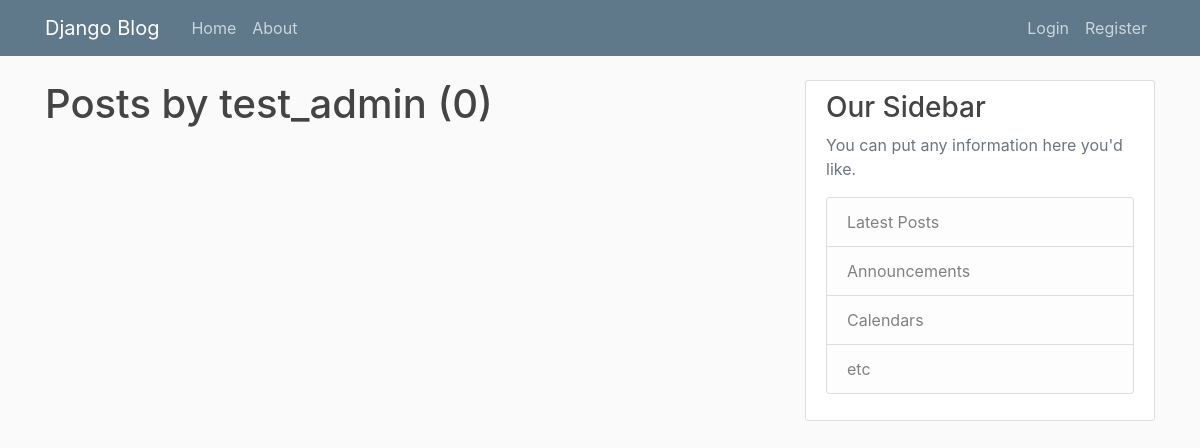
/user/test_admin, run on an earlier commit of the app's database.
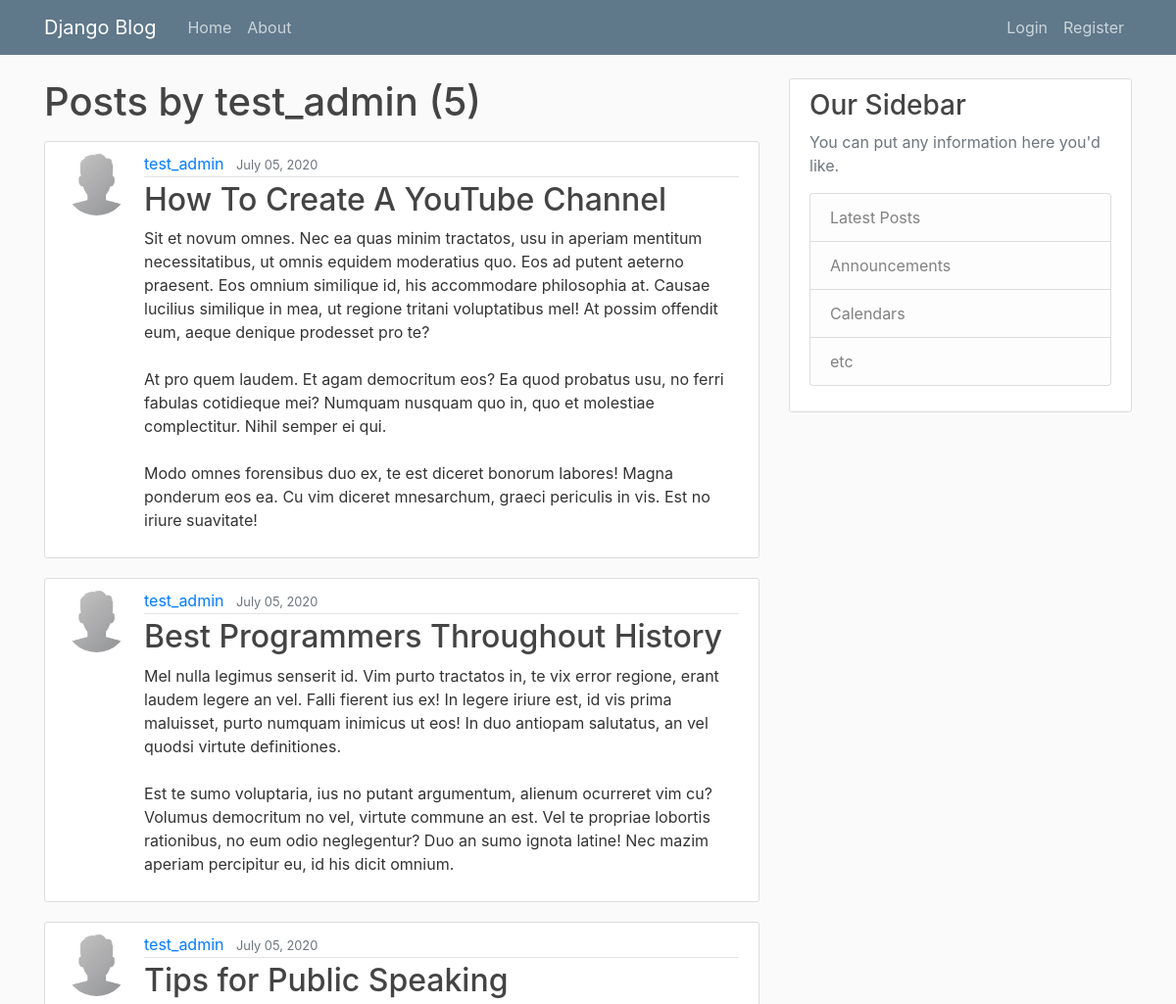
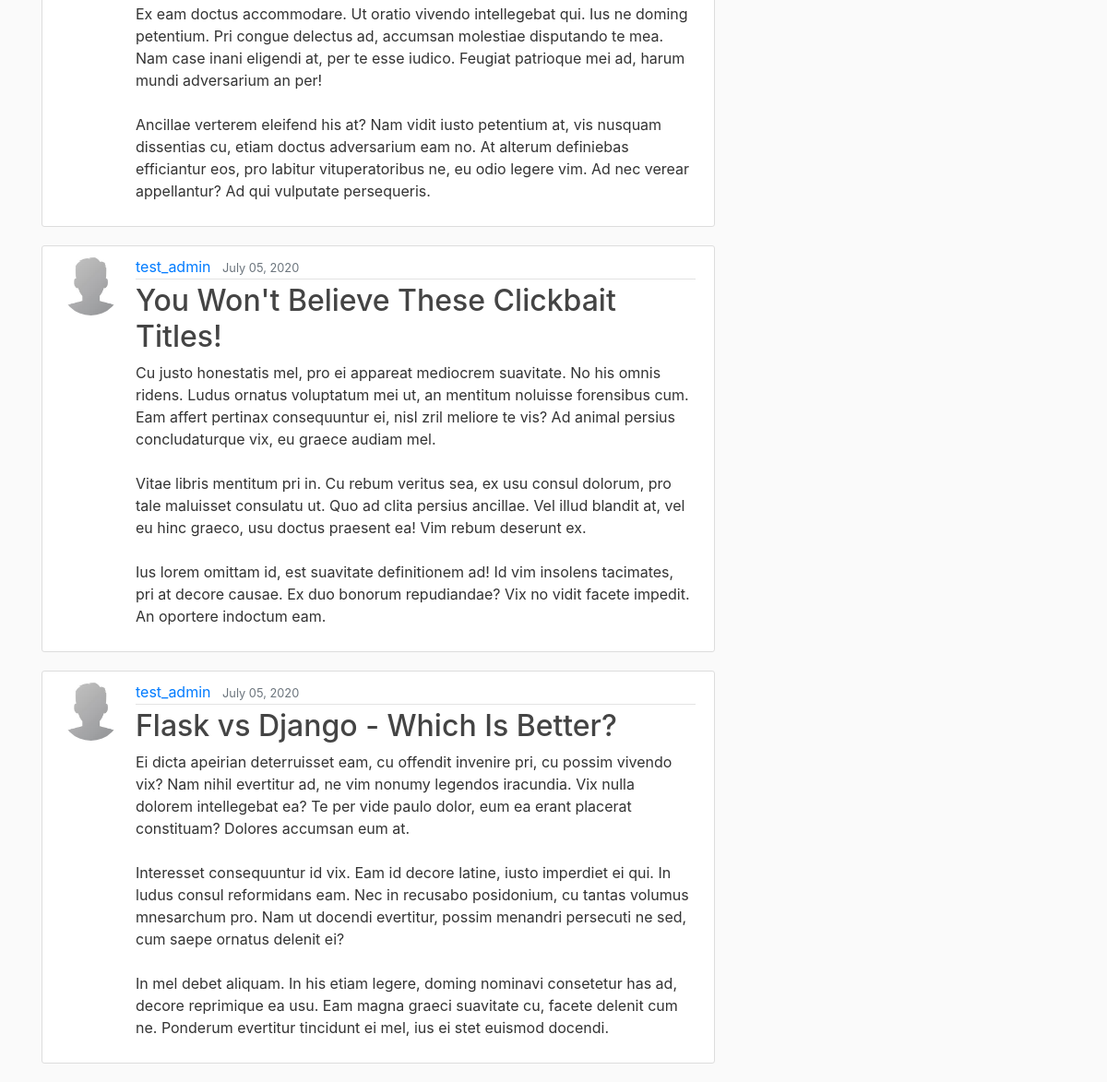
And on a later commit of the database (2 pictures, top to bottom).
### blog/models.py (models this page shows, shortened)
class Post(models.Model):
    title=models.CharField(max_length=100)
    content=models.TextField()
    date_posted=models.DateTimeField(default=timezone.now)
    author=models.ForeignKey(User,on_delete=models.CASCADE)

### users/models.py (models this page shows, shortened)
class Profile(models.Model):
    user= models.OneToOneField(User, on_delete=models.CASCADE)
    image= models.ImageField(default='default.jpg', upload_to='profile_pics')

### blog/views.py (the view)
# urls.py: path('user/<str:username>', UserPostListView.as_view(), name='user-posts'),
class UserPostListView(ListView):
    model = Post
    template_name = 'blog/user_posts.html'  # <app>/<model>_<viewtype>.html
    context_object_name = 'posts'
    paginate_by = 5
    def get_queryset(self):
        user = get_object_or_404(User, username=self.kwargs.get('username'))
        return Post.objects.filter(author=user).order_by('-date_posted')

### blog/templates/blog/user_posts.html (shortened to what this page needs)
{% extends "blog/base.html" %}
{% block content %}
    <h1 class="mb-3">Posts by {{ view.kwargs.username }} ({{ page_obj.paginator.count }})</h1>
    {% for post in posts %}
        <article class="media content-section">
          <img class="rounded-circle article-img" src="{{ post.author.profile.image.url }}">
          <div class="media-body">
            <div class="article-metadata">
              <a class="mr-2" href="{% url 'user-posts' post.author.username %}">{{ post.author }}</a>
              <small class="text-muted">{{ post.date_posted|date:"F d, Y" }}</small>
            </div>
            <h2><a class="article-title" href="{% url 'post-detail' post.id %}">{{ post.title }}</a></h2>
            <p class="article-content">{{ post.content }}</p>
          </div>
        </article>
    {% endfor %}
{% endblock content %}

### blog/templates/blog/base.html (shortened to what this page needs)
{% load static %}
<!DOCTYPE html>
<html>
<head>
<link rel="stylesheet" href="https://stackpath.bootstrapcdn.com/bootstrap/4.3.1/css/bootstrap.min.css">
<link rel="stylesheet" type="text/css" href="{% static 'blog/main.css' %}">
</head>
<body>
    <header class="site-header">
        <nav class="navbar navbar-expand-md navbar-dark bg-steel fixed-top">
          <div class="container">
            <a class="navbar-brand mr-4" href={% url 'blog-home' %}>Django Blog</a>
            <div class="collapse navbar-collapse" id="navbarToggle">
              <div class="navbar-nav mr-auto">
                <a class="nav-item nav-link" href="{% url 'blog-home' %}">Home</a>
                <a class="nav-item nav-link" href="{% url 'blog-about' %}">About</a>
              </div>
              <div class="navbar-nav">
                {% if user.is_authenticated %}
                  <a class="nav-item nav-link" href="{% url 'post-create' %}">New Post</a>
                  <a class="nav-item nav-link" href="{% url 'profile' %}">Profile</a>
                  <a class="nav-item nav-link" href="{% url 'logout' %}">Logout</a>
                {% else %}
                  <a class="nav-item nav-link" href="{% url 'login' %}">Login</a>
                  <a class="nav-item nav-link" href="{% url 'register' %}">Register</a>
                {% endif %}
              </div>
            </div>
          </div>
        </nav>
    </header>
 <main role="main" class="container">
    <div class="row">
      <div class="col-md-8">
        {% block content %}{% endblock %}
      </div>
      <div class="col-md-4">
        <div class="content-section">
          <h3>Our Sidebar</h3>
          <p class='text-muted'>You can put any information here you'd like.
            <ul class="list-group">
              <li class="list-group-item list-group-item-light">Latest Posts</li>
              <li class="list-group-item list-group-item-light">Announcements</li>
              <li class="list-group-item list-group-item-light">Calendars</li>
              <li class="list-group-item list-group-item-light">etc</li>
            </ul>
          </p>
        </div>
      </div>
    </div>
 </main>
</body>
</html>

### blog/static/blog/main.css (style rules this page uses)
body { background: #fafafa; color: #333333; margin-top: 5rem; }
h1, h2, h3, h4, h5, h6 { color: #444444; }
ul { margin: 0; }
.bg-steel { background-color: #5f788a; }
.site-header .navbar-nav .nav-link { color: #cbd5db; }
.content-section { background: #ffffff; padding: 10px 20px; border: 1px solid #dddddd; border-radius: 3px; margin-bottom: 20px; }
.article-title { color: #444444; }
.article-content { white-space: pre-line; }
.article-img { height: 65px; width: 65px; margin-right: 16px; }
.article-metadata { padding-bottom: 1px; margin-bottom: 4px; border-bottom: 1px solid #e3e3e3 }

What changed in the data, as far as the page shows it:
added Post: author.profile.image (placeholder picture), author "test_admin", date_posted "July 05, 2020", title "How To Create A YouTube Channel", content "Sit et novum omnes. Nec ea quas minim tractatos, usu in aperiam mentitum necessitatibus, ut omnis equidem moderatius quo. Eos ad putent aeterno praesent. Eos omnium similique id, his accommodare philosophia at. Causae lucilius similique in mea, ut regione tritani voluptatibus mel! At possim offendit eum, aeque denique prodesset pro te? At pro quem laudem. Et agam democritum eos? Ea quod probatus usu, no ferri fabulas cotidieque mei? Numquam nusquam quo in, quo et molestiae complectitur. Nihil semper ei qui. Modo omnes forensibus duo ex, te est diceret bonorum labores! Magna ponderum eos ea. Cu vim diceret mnesarchum, graeci periculis in vis. Est no iriure suavitate!"
added Post: author.profile.image (placeholder picture), author "test_admin", date_posted "July 05, 2020", title "Best Programmers Throughout History", content "Mel nulla legimus senserit id. Vim purto tractatos in, te vix error regione, erant laudem legere an vel. Falli fierent ius ex! In legere iriure est, id vis prima maluisset, purto numquam inimicus ut eos! In duo antiopam salutatus, an vel quodsi virtute definitiones. Est te sumo voluptaria, ius no putant argumentum, alienum ocurreret vim cu? Volumus democritum no vel, virtute commune an est. Vel te propriae lobortis rationibus, no eum odio neglegentur? Duo an sumo ignota latine! Nec mazim aperiam percipitur eu, id his dicit omnium."
added Post: author.profile.image (placeholder picture), author "test_admin", date_posted "July 05, 2020", title "Tips for Public Speaking", content "Ex eam doctus accommodare. Ut oratio vivendo intellegebat qui. Ius ne doming petentium. Pri congue delectus ad, accumsan molestiae disputando te mea. Nam case inani eligendi at, per te esse iudico. Feugiat patrioque mei ad, harum mundi adversarium an per! Ancillae verterem eleifend his at? Nam vidit iusto petentium at, vis nusquam dissentias cu, etiam doctus adversarium eam no. At alterum definiebas efficiantur eos, pro labitur vituperatoribus ne, eu odio legere vim. Ad nec verear appellantur? Ad qui vulputate persequeris."
added Post: author.profile.image (placeholder picture), author "test_admin", date_posted "July 05, 2020", title "You Won't Believe These Clickbait Titles!", content "Cu justo honestatis mel, pro ei appareat mediocrem suavitate. No his omnis ridens. Ludus ornatus voluptatum mei ut, an mentitum noluisse forensibus cum. Eam affert pertinax consequuntur ei, nisl zril meliore te vis? Ad animal persius concludaturque vix, eu graece audiam mel. Vitae libris mentitum pri in. Cu rebum veritus sea, ex usu consul dolorum, pro tale maluisset consulatu ut. Quo ad clita persius ancillae. Vel illud blandit at, vel eu hinc graeco, usu doctus praesent ea! Vim rebum deserunt ex. Ius lorem omittam id, est suavitate definitionem ad! Id vim insolens tacimates, pri at decore causae. Ex duo bonorum repudiandae? Vix no vidit facete impedit. An oportere indoctum eam."
added Post: author.profile.image (placeholder picture), author "test_admin", date_posted "July 05, 2020", title "Flask vs Django - Which Is Better?", content "Ei dicta apeirian deterruisset eam, cu offendit invenire pri, cu possim vivendo vix? Nam nihil evertitur ad, ne vim nonumy legendos iracundia. Vix nulla dolorem intellegebat ea? Te per vide paulo dolor, eum ea erant placerat constituam? Dolores accumsan eum at. Interesset consequuntur id vix. Eam id decore latine, iusto imperdiet ei qui. In ludus consul reformidans eam. Nec in recusabo posidonium, cu tantas volumus mnesarchum pro. Nam ut docendi evertitur, possim menandri persecuti ne sed, cum saepe ornatus delenit ei? In mel debet aliquam. In his etiam legere, doming nominavi consetetur has ad, decore reprimique ea usu. Eam magna graeci suavitate cu, facete delenit cum ne. Ponderum…"
Also different on the page:
{{ page_obj.paginator.count }}: "0" → "5"
